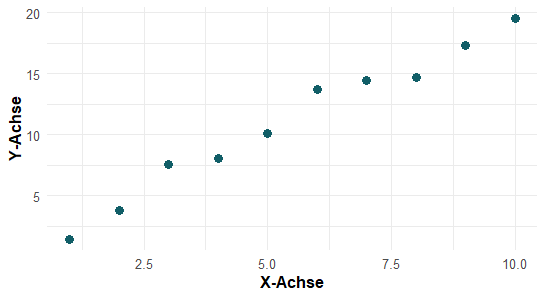

Reproduce this figure in R.
# Lade das ggplot2-Paket
library(ggplot2)
library(Cairo)

# Erstelle Daten mit mindestens 10 Punkten
set.seed(123)  # Für die Reproduzierbarkeit der Zufallsdaten
x <- 1:10
y <- 2*x + rnorm(10)

# Erstelle ein Datenrahmen
data <- data.frame(x, y)

# Führe eine lineare Regression durch
lm_model <- lm(y ~ x, data=data)

# Projiziere die Punkte auf die Gerade
data$y_proj <- predict(lm_model, data)

# Berechne die Varianz der auf die Gerade projizierten Punkte
var_proj <- var(data$y_proj)

# Erstelle die Plot-Grafik
ggplot(data, aes(x, y)) +
  geom_point(color = "#115E67", size = 3, shape = 16) +  # Füge Punkte hinzu und passe Farbe, Größe und Form an
  labs(x="X-Achse",
       y="Y-Achse") +
  theme_minimal() +  # Wähle ein minimalistisches Design
  theme(plot.title = element_text(hjust = 0.5, size = 14, face = "bold"),  # Zentriere und passe die Größe des Titels an
        axis.title = element_text(size = 12, face = "bold"),  # Passe die Größe der Achsentitel an
        axis.text = element_text(size = 10),  # Passe die Größe der Achsentexte an
        legend.position="none")  # Entferne die Legende (da wir keine spezifischen Legendeninformationen haben)
